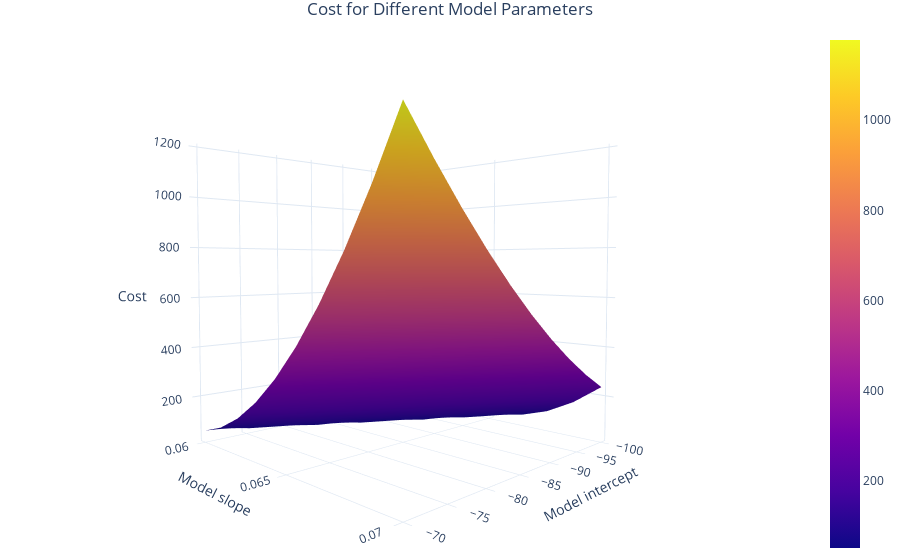

Notebook cell for this chart:
### Markdown cell above
## Fitting our model with gradient descent

The automatic method used the _ordinary least squares_ (OLS) method, which is the standard way to fit a line. OLS uses the mean (or sum) of square differences as a cost function (recall our experimentation with the sum of squared differences in the last exercise). Let's replicate the above line fitting, and break down each step so we can watch it in action.

Recall that for each iteration, our training conducts three steps: 

1) Estimation of `y` (temperature) from `X` (year)

2) Calculation of the cost function and its slope

3) Adjustment of our model according to this slope

Let's implement this now to watch it in action. Note that, **to keep things simple, we'll focus on estimating one parameter (line slope) for now**.

### Visualising the error function

First, lets look at the error function for this data. Normally we don't know this in advance, but for learning purposes, let's calculate it now for different potential models

### Code cell
import numpy as np

x = data.year
temperature_true = data.min_temperature

# We will use a pre-built method to show a 3D plot
# This requires a range of x values, a range of y values,
# and a way to calculate z
# Here, we set:
#   x to a range of potential model intercepts
#   y to a range of potential model slopes
#   z is the cost for that combination of model parameters   

# Choose a range of intercepts and slopes values
intercepts = np.linspace(-100,-70,10)
slopes = np.linspace(0.060,0.07,10)


# Set a cost function. This will be the mean of squared differences
def cost_function(temperature_estimate):
    """
    Calculates cost for a given temperature estimate
    Our cost function is the mean of squared differences (aka mean squared error)
    """
    # Note that with numpy to square each value we use **
    return np.mean((temperature_true - temperature_estimate) ** 2)

def predict_and_calc_cost(intercept, slope):
    '''
    Uses the model to make a prediction, then calculates the cost 
    '''

    # Predict temperature using these model parameters
    temperature_estimate = x * slope + intercept

    # Calculate cost
    return cost_function(temperature_estimate)

# Call the graphing method. This will use our cost function
# which is above. If you would like to view this code in detail
# then see this project's GitHub repository
graphing.surface(x_values=intercepts, 
                y_values=slopes, 
                calc_z=predict_and_calc_cost, 
                title="Cost for Different Model Parameters",
                axis_title_x="Model intercept",
                axis_title_y="Model slope",
                axis_title_z="Cost")

### Figure 1 — Plotly figure (JSON) as saved in the notebook; plotly's stock layout.template omitted (floating-point values rounded to 4 significant figures)
{"data": [{"type": "surface", "x": [-100, -96.67, -93.33, -90, -86.67, -83.33, -80, -76.67, -73.33, -70], "y": [0.06, 0.06111, 0.06222, 0.06333, 0.06444, 0.06556, 0.06667, 0.06778, 0.06889, 0.07], "z": [[315.6, 248.8, 191.7, 144.3, 106.6, 78.67, 60.41, 51.86, 53.01, 63.86], [218.3, 166.2, 123.8, 91.11, 68.12, 54.84, 51.26, 57.39, 73.23, 98.77], [143.3, 105.8, 78.13, 60.12, 51.82, 53.22, 64.33, 85.15, 115.7, 155.9], [90.45, 67.71, 54.68, 51.36, 57.74, 73.83, 99.63, 135.1, 180.3, 235.2], [59.85, 51.8, 53.46, 64.82, 85.89, 116.7, 157.1, 207.3, 267.2, 336.8], [51.48, 58.11, 74.45, 100.5, 136.3, 181.7, 236.9, 301.8, 376.3, 460.6], [65.32, 86.65, 117.7, 158.4, 208.8, 269.0, 338.8, 418.4, 507.7, 606.6], [101.4, 137.4, 183.1, 238.5, 303.7, 378.5, 463.0, 557.3, 661.2, 774.9], [159.7, 210.4, 270.8, 340.9, 420.7, 510.2, 609.4, 718.4, 837.0, 965.3], [240.2, 305.6, 380.7, 465.5, 560.0, 664.2, 778.1, 901.7, 1035.0, 1178.0]]}], "layout": {"scene": {"xaxis": {"title": {"text": "Model intercept"}}, "yaxis": {"title": {"text": "Model slope"}}, "zaxis": {"title": {"text": "Cost"}}}, "title": {"text": "Cost for Different Model Parameters"}}}
